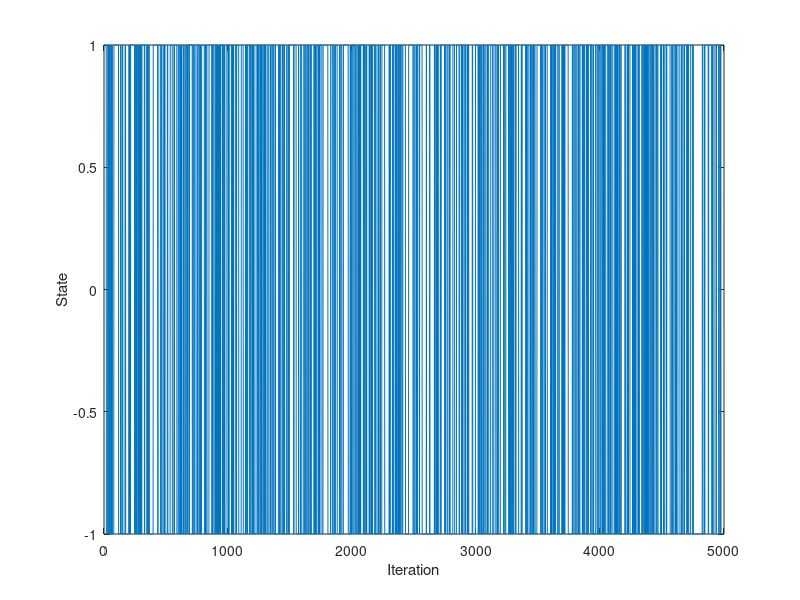

Here is the MATLAB script that generated this plot: (Note: this script raises an error after producing the figure.)
%
% Time series analysis
% Computer exercise 3  X
%
%
clear; 
close all;
% addpath('functions', '/data')     % Add this line to update the path
addpath('../functions', '../data')     % Add this line to update the path (Hanna)

%% Prep 1 - Kalman

% The Kalman filter

% Simulate N samples of a process to test our code
N = 1000;
A_sim = [1 -1.79 0.84];
e = 0.1*randn(N,1);
y = filter(A_sim, 1, e); % y is our simulated data (tested via pzmap that we got the poles in the right places)

% Define the state space equations
A = eye(2);
Re = [1e-6 0; 0 1e-6];      % State covariance matrix (We suspect zero values for parameters that don't change over time)
Rw = 1;                     % Observation variance, we think 0 for simulated data

% Set some initial values
xt_t1 = [0 0]'; % Initial state values: m0, expected value of x1 (WE CHANGED FROM xtt_1)
Rxx_1 = 10 * eye(2); % Initial state variance: Var X1, large V0 --> small trust in initial values

% Vectors to store values in
Xsave = zeros(2,N); % Stored states: For an AR(2) we have two hidden states, a1 and a2
ehat = zeros(1,N); % Prediction residual
yt1 = zeros(1,N); % One step prediction
yt2 = zeros(1,N); % Two step prediction

% The filter uses data up to time t-1 to predict value at t, then update
% using the prediction error. We start from t = 3, because we don't have
% the y values for t-3. We also stop at N - 2 as we don't have the true
% y-values for e.g. N + 1. 

for t=3:N-2
    Ct = [-y(t-1) -y(t-2)]; % C_{t | t-1}
    yhat(t) = Ct * xt_t1; % y_t{t | t-1}
    ehat(t) = y(t) - yhat(t); % e_t = y_t - y_{t | t-1}

    % Update
    Ryy = Ct * Rxx_1 * Ct' + Rw; % R^{yy}_{t | t-1}
    Kt = Rxx_1 * Ct' / Ryy; % K_t = Rxx{t| t-1} * Ct' * Ryy{t | t-1}
    xt_t = xt_t1 + Kt*ehat(t); %x_{t | t}
    Rxx = Rxx_1 - Kt * Ct * Rxx_1; % R^{xx}_{t | t}

    % Predict the next state
    xt_t1 = A * xt_t; % x_{t+1 | t}, don't forget to add B and U if needed
    Rxx_1 = A * Rxx * A' + Re; % R^{xx}_{t+1 | t}

    Xsave(:,t) = xt_t;

end

%% Prep 2 - Markov chain
clc;
close all;

% Simulate u_t where u_t is a Markov chain

% Define transition probabilities
p11 = 7/8;
p22 = 7/8;
p12 = 1/8;
p21 = 1/8; 

% Set number of interations
n = 5000;

% Preallocate a vector to store the states of the chain
u = zeros(1,n);

%Initialize state of the chain
state = 1;

% Simulate the chain
for t = 1:n
    u(t) = state; 

    % Draw a random number 
    r = rand();

    % Given state 1, transition to state 1 with prob p11
    % Given state 1, transition to state 2 with prob p12
    if state == 1 && r < p11
        state = 1; 
    elseif state == 1 && r >= p11
        state = -1;

    % Given state 2, transition to state 1 with prob p21
    % Given state 2, transition to state 2 with prob p22
    elseif state == -1 && r < p21
        state = 1;
    elseif state == -1 && r >= p21
        state = -1;

    end
end

% Plot state of chain at each iteration
plot(u)
xlabel('Iteration')
ylabel('State')

%% 2.1.1 Recursive least squares

load tar2.dat %AR(2) with one time-dependent param and one constant

load thx.dat %The correct parameter trajectories

figure(1);
subplot(211);
plot(tar2)
subplot(212);
plot(thx);


%% 2.1.2 Recursive estimation of A(z)
clc; 
close all; 


X = recursiveAR(2); %Already implemented algorithm recursive AR
X.ForgettingFactor = 0.9; %Setting values for parts of the algo, lambda here
X.InitialA = [1 0 0]; %Initial values of A here

for kk=1:length(tar2)
    [Aest(kk,:), yhat(kk)] = step(X, tar2(kk));
end

%Testing different values for lamdba and plotting the result -- lambda 0.9
%seems to be the best, but very volatile estimate. 

%Question: Why do we get a lower value with lambda 1 than what we should
%expect? 
figure(1);
subplot(211);
plot(Aest(:,2:3))
subplot(212);
plot(thx);

%% 2.1.3 Finding optimal lambda via least squares
clc; 
close all;

n = 100;
lambda_line = linspace(0.85,1,n); %Creating a row vector of n different lambdas between 0.85 and 1
ls2 = zeros(n,1); %Initial ls estimator
yhat = zeros(n,1); %Storage for yhat

for i = 1:length(lambda_line) %Re-run the algorithm for all different lambda estimates
    reset(X);
    X.ForgettingFactor = lambda_line(i);
    X.InitialA = [1 0 0];
    for kk = 1:length(tar2)
        [~, yhat(kk)] = step(X,tar2(kk)); 
    end
    ls2(i) = sum((tar2-yhat).^2); %Saving the least square term for each lambda

end

plot(lambda_line,ls2) %The best lambda will have the lowest ls2 value
[minls2, minindex] = min(ls2);
minlambda = lambda_line(minindex)

%% 2.2 Kalman filtering of time series
clc; 
close all;

% The Kalman filter
N = length(tar2);
y = tar2;

% Define the state space equations
A = eye(2);
Re = [0.004 0; 0 0]; % State covariance matrix (zero values for parameters that don't change over time)
Rw = 1; % Observation variance, we think 0 for simulated data

% Set some initial values
xt_t1 = [0 0]'; % Initial state values: m0, expected value of x1 (WE CHANGED FROM xtt_1)
Rxx_1 = 10 * eye(2); % Initial state variance: Var X1, large V0 --> small trust in initial values

% Vectors to store values in
Xsave = zeros(2,N); % Stored states: For an AR(2) we have two hidden states, a1 and a2
ehat = zeros(1,N); % Prediction residual
yt1 = zeros(1,N); % One step prediction
yt2 = zeros(1,N); % Two step prediction

% The filter uses data up to time t-1 to predict value at t, then update
% using the prediction error. We start from t = 3, because we don't have
% the y values for t-3. We also stop at N - 2 as we don't have the true
% y-values for e.g. N + 1. 

for t=3:N %Note that we're not using N-2 here. Why? 
    Ct = [-y(t-1) -y(t-2)]; % C_{t | t-1}
    yhat(t) = Ct * xt_t1; % y_t{t | t-1}
    ehat(t) = y(t) - yhat(t); % e_t = y_t - y_{t | t-1}

    % Update
    Ryy = Ct * Rxx_1 * Ct' + Rw; % R^{yy}_{t | t-1}
    Kt = Rxx_1 * Ct' / Ryy; % K_t = Rxx{t| t-1} * Ct' * Ryy{t | t-1}
    xt_t = xt_t1 + Kt*ehat(t); %x_{t | t}
    Rxx = Rxx_1 - Kt * Ct * Rxx_1; % R^{xx}_{t | t}

    % Predict the next state
    xt_t1 = A * xt_t; % x_{t+1 | t}, don't forget to add B and U if needed
    Rxx_1 = A * Rxx * A' + Re; % R^{xx}_{t+1 | t}

    Xsave(:,t) = xt_t;

end

figure(1);
subplot(211);
plot(Xsave')
subplot(212);
plot(thx);

%% 2.3 Using Kalman filter for 2-step prediction
close all;

% Simulating data
rng(0);
N = 10000;
ee = 0.1*randn(N,1);
A0 = [1 -0.8 0.2];
y = filter(1, A0, ee);

% Define the state space equations.
A = eye(2);
Re = [1e-6 0; 0 1e-6];
Rw = .10; %We got a better predictions with Rw = 1 and 10. 

% Set some initial values
xt_t1 = [0 0]'; % Initial state values: m0, expected value of x1 (WE CHANGED FROM xtt_1)
Rxx_1 = 10 * eye(2); % Initial state variance: Var X1, large V0 --> small trust in initial values

% Vectors to store values in
Xsave = zeros(2,N); % Stored states: For an AR(2) we have two hidden states, a1 and a2
ehat = zeros(1,N); % Prediction residual
yt1 = zeros(1,N); % One step prediction
yt2 = zeros(1,N); % Two step prediction

% The filter uses data up to time t-1 to predict value at t, then update
% using the prediction error. We start from t = 3, because we don't have
% the y values for t-3. We also stop at N - 2 as we don't have the true
% y-values for e.g. N + 1. 

for t=3:N-2 %Why N-2 and not -1?
    Ct = [-y(t-1) -y(t-2)]; % C_{t | t-1}
    yhat(t) = Ct * xt_t1; % y_t{t | t-1}
    ehat(t) = y(t) - yhat(t); % e_t = y_t - y_{t | t-1}

    % Update
    Ryy = Ct * Rxx_1 * Ct' + Rw; % R^{yy}_{t | t-1}
    Kt = Rxx_1 * Ct' / Ryy; % K_t = Rxx{t| t-1} * Ct' * Ryy{t | t-1}
    xt_t = xt_t1 + Kt*ehat(t); %x_{t | t}
    Rxx = Rxx_1 - Kt * Ct * Rxx_1; % R^{xx}_{t | t}

    % Predict the next state
    xt_t1 = A * xt_t; % x_{t+1 | t}, don't forget to add B and U if needed
    Rxx_1 = A * Rxx * A' + Re; % R^{xx}_{t+1 | t}

    % Form 2-step prediction
    Ct1 = [-y(t) -y(t-1)]; % C_{t+1 | t}
    yt1(t+1) = Ct1 * xt_t; % y_{t+1 | t} = C_{t+1|t} x_{t|t}, %this holds as 
    % x_t is assumed to be constant over time, 
    % i.e. the parameters are not changing in this case

    Ct2 = [-yt1(t+1) -y(t)]; %C_{t+2 | t} %Why does this work - having yt1 here?
    yt2(t+2) = Ct2 * xt_t; % y_{t+2|t} = C_{t+2|t} x_{t|t}
    

    Xsave(:,t) = xt_t;

end

figure(1)
plot(y(end-100-2:end-2))
hold on
plot(yt1(end-100-1:end-1),'g')
plot(yt2(end-100:end),'r')
hold off
legend('y', 'k=1', 'k=2')

figure(2)
plot(Xsave')

%Compute sum of ehat for last 200 samples, why not all? 
sum(ehat(end-200:end))
ehat1 = y(2:end)' - yt1(1:end-1);
ehat2 = y(3:end)' - yt2(1:end-2);
ehat1_sumsq = sum(ehat1(end-200:end).^2)
ehat2_sumsq = sum(ehat2(end-200:end).^2)

%% 2.4 Quality control of a process - simulate the process

% Initial values
b = 20;
sigma2e = 1;
sigma2v = 4;
N = 5000;
rng(0);

% Simulate x as an AR(1)
e = sqrt(sigma2e)*randn(N,1);
A = [1 -1];
x = filter(1, A, e);

% Simulate y = x + bu + v
v = sqrt(sigma2v)*randn(N,1);
y = zeros(N,1);

for t = 1:N
    y(t) = x(t) + b*u(t) + v(t);
end

%% 2.4 Continued, find x and b

% Define the state space equations.
A = eye(2);
Re = [1e-2 0; 0 0];
Rw = 1; 

% Set some initial values
xt_t1 = [0 15]'; % Initial state values
Rxx_1 = 10 * eye(2); % Initial state variance: Var X1, large V0 --> small trust in initial values

% Vectors to store values in
Xsave = zeros(2,N); % Stored states: For an AR(2) we have two hidden states, a1 and a2
ehat = zeros(1,N); % Prediction residual

for t=1:N
    Ct = [1 u(t)]; % C_{t | t-1}
    yhat(t) = Ct * xt_t1; % y_t{t | t-1} SHOULD WE INCORPORATE Vt?
    ehat(t) = y(t) - yhat(t); % e_t = y_t - y_{t | t-1}

    % Update
    Ryy = Ct * Rxx_1 * Ct' + Rw; % R^{yy}_{t | t-1}
    Kt = Rxx_1 * Ct' / Ryy; % K_t = Rxx{t| t-1} * Ct' * Ryy{t | t-1}
    xt_t = xt_t1 + Kt*ehat(t); %x_{t | t}
    Rxx = Rxx_1 - Kt * Ct * Rxx_1; % R^{xx}_{t | t}

    % Predict the next state
    xt_t1 = A * xt_t; % x_{t+1 | t}, don't forget to add B and U if needed
    Rxx_1 = A * Rxx * A' + Re; % R^{xx}_{t+1 | t}
    
    Xsave(:,t) = xt_t;

end

figure(1);
subplot(211);
plot(Xsave')
subplot(212);
plot(x);
yline(b);

%% 2.5 Recursive temperature modelling - Plot the data
close all;
clc;
clear;

load svedala94.mat

% Plot the data
figure(1)
y = svedala94;
plot(y)
figure(2)
y = svedala94;
T1 = linspace(datenum(1994,1,1),datenum(1994,12,31), length(svedala94)); % Get months on x-axis
plot(T1,y);
datetick('x');
title('Raw data')

%% 2.5.1 Recursive temperature modelling - Differentiate
close all; 

% Remove seasonality
D = [1 zeros(1,5) -1];
y_d = filter(D, 1, y); % Differentiate temperature with nabla 6
y_d = y_d(length(D):end); % Remove initial samples
T = linspace(datenum(1994,1,1),datenum(1994,12,31),length(y_d)); % Get months for x-axis

%Plot the data
figure(2)
plot(T,y_d)
datetick('x');
title('Differentiated data')

%% 2.5.2 Recursive temperature modelling - Fit ARMA
close all; 

% Fit ARMA(2,2) Do this for (i) entire year, (ii) January to March, (iii) June to August 
th = armax(y_d ,[2 2]);
th_winter = armax( y_d(1:540) ,[2 2]);
th_summer = armax( y_d(907:1458) ,[2 2]);

present(th)
present(th_winter)
present(th_summer) % Ma(2) not significant, much higher FPE

%% 2.5.3 recursiveARMA

% Polynomials from 2.5.2 
X = recursiveARMA([2 2]);
X.InitialA = [1 th_winter.A(2:end)];        % Use the parameters from winter as initial guess
X.InitialC = [1 th_winter.C(2:end)];        % Use the parameters from winter as initial guess
X.ForgettingFactor = 0.99;
for k=1:length( y_d )
    [Aest(k,:) ,Cest(k,:) ,yhat(k)] = step( X, y_d(k) );
end

subplot 311
plot(T1, svedala94 );
datetick( 'x')
subplot 312
plot(Aest(: ,2:3))
hold on
plot(repmat(th_winter.A(2:end),[length(y_d) 1]),'g:'); 
plot(repmat(th_summer.A(2:end),[length(y_d) 1]),'r:'); 
axis tight
title('A est')
hold off
subplot 313 
plot(Cest(:,2:3))
hold on
plot(repmat(th_winter.C(2:end),[length(y_d) 1]),'g:'); 
plot(repmat(th_summer.C(2:end),[length(y_d) 1]),'r:'); 
axis tight
title('C est')
hold off

% Does it converge to the same values as 
% A polynomial close to summer polynomial during months and converges to
% winter polynomial in the end
% C polynomial is not as good during summer months - makes sense as this
% was not that good of a model (high FPE)
% Yes th_winter and th_summer seem to be different proceess

%% 2.6 Recursive temperature modeling, ARMAX
clear; 
close all; 

% Looking at one part of data and removing the (constant) mean 
load svedala94
y = svedala94(850:1100);
figure(1)
plot(y)
axis tight
y_m = y - mean(y);
figure(2)
plot(y_m)
axis tight
figure(3)

%% 2.6.2 Signusoidal input ARMAX
close all;
% Instead of differentiation will use sinusoidal signal as input. 
% since the phase of the oscillation is unknown, we will use a combination 
% of a sine and a cosine signals.

t = (1:length(y_m))';
U = [sin(2*pi*t/6) cos(2*pi*t/6)];
Z = iddata(y_m,U);          % Data object of the data and the sinusoidal signal (input and data)
model = [3 [1 1] 4 [0 0]];    
       % [na [nb1 nb2] nc [nk1 nk2]];     
       % nb is coefficent before input signal (here cosinus and sinus)
       % nk is the shift (in this calse zero) 

% Estimate the coefficients for the sines and cosines 
thx = armax(Z,model);

hold on
plot(y_m)
plot(U.*cell2mat(thx.b)) % Plotting the seasonal function
axis tight
hold off 

%% 2.6.3 Varying mean - Signusoidal input ARMAX
close all; 

U = [sin(2*pi*t/6) cos(2*pi*t/6) ones(size(t))]; % the ones are for removing the mean 
Z = iddata(y_m, U);   % Y OR YM??? (Y_M FITS BETTER BUT Y MAKES MORE SENSE) 
m0 = [thx.A(2:end) cell2mat(thx.B) 0 thx.C(2:end)];  % is the 0 for adding one more input? 
Re = diag([0 0 0 0 0 1 0 0 0 0]); % only time dependent coefficient is the mean,
                                 % if lth diagonal index of Re is non-zero, 
                                 % it is assumed to vary over time, otherwise not.
model = [3 [1 1 1] 4 0 [0 0 0] [1 1 1]];    % here nk is 1 1 1 insted of 0  as given in instructions (limitations in rpem)
[thr, yhat] = rpem(Z, model, 'kf', Re, m0);

%% 2.6.4 Construct part of the temperature that is due to the varying mean and sine/cosine signals 
close all; 

m = thr(:,6);       % our varying mean
a = thr(end,4);     % converged value of sinuscoefficient
b = thr(end,5);     % converged value of cosinuscoefficient
y_mean = m + a*U(:,1)+b*U(: ,2); 
y_mean = [0; y_mean(1:end-1)];

hold on
plot(y_m)
plot(y_mean)
hold off

%% 2.6.5 Modelling using entire year
clear;
close all; 
load svedala94.mat;
y = svedala94; 
y = y-y(1);

% Remove seasonality (from 2.5)
% D = [1 zeros(1,5) -1];
% y_d = filter(D, 1, y); % Differentiate temperature with nabla 6
% y_d = y_d(length(D):end); % Remove initial samples

%% 2.6.5 Create Initial model (to get starting values, now constant mean) 
t = (1:length(y))';
U = [sin(2*pi*t/6) cos(2*pi*t/6)];
Z = iddata(y,U);          % Data object of the data and the sinusoidal signal (input and data)
model = [3 [1 1] 4 [0 0]];  

thx = armax(Z,model);     % Estimate the coefficients for the sines and cosines 

hold on
plot(y)
plot(U.*cell2mat(thx.b))  % Plotting the seasonal function
axis tight
hold off  

%% 2.6.5 Kalman filtering for varying the mean 
close all;
t = (1:length(y))';     % as above
U = [sin(2*pi*t/6) cos(2*pi*t/6) ones(size(t))]; % the ones are for removing the mean 
Z = iddata(y, U);   % data and input data
m0 = [thx.A(2:end) cell2mat(thx.B) 0 thx.C(2:end)];  % is the 0 for adding one more input? 
Re = diag([0 0 0 0 0 1 0 0 0 0]); 
model = [3 [1 1 1] 4 0 [0 0 0] [1 1 1]];    % here nk is 1 1 1 insted of 0  as given in instructions (limitations in rpem)
[thr, yhat] = rpem(Z, model, 'kf', Re, m0);

%% 2.6.5 Construct part of the temperature that is due to the varying mean and sine/cosine signals 
close all; 

m = thr(:,6);       % our varying mean
a = thr(end,4);     % converged value of sinuscoefficient
b = thr(end,5);     % converged value of cosinuscoefficient
y_mean = m + a*U(:,1)+b*U(: ,2); 
y_mean = [0; y_mean(1:end-1)];

hold on
plot(y)
plot(y_mean)
hold off
